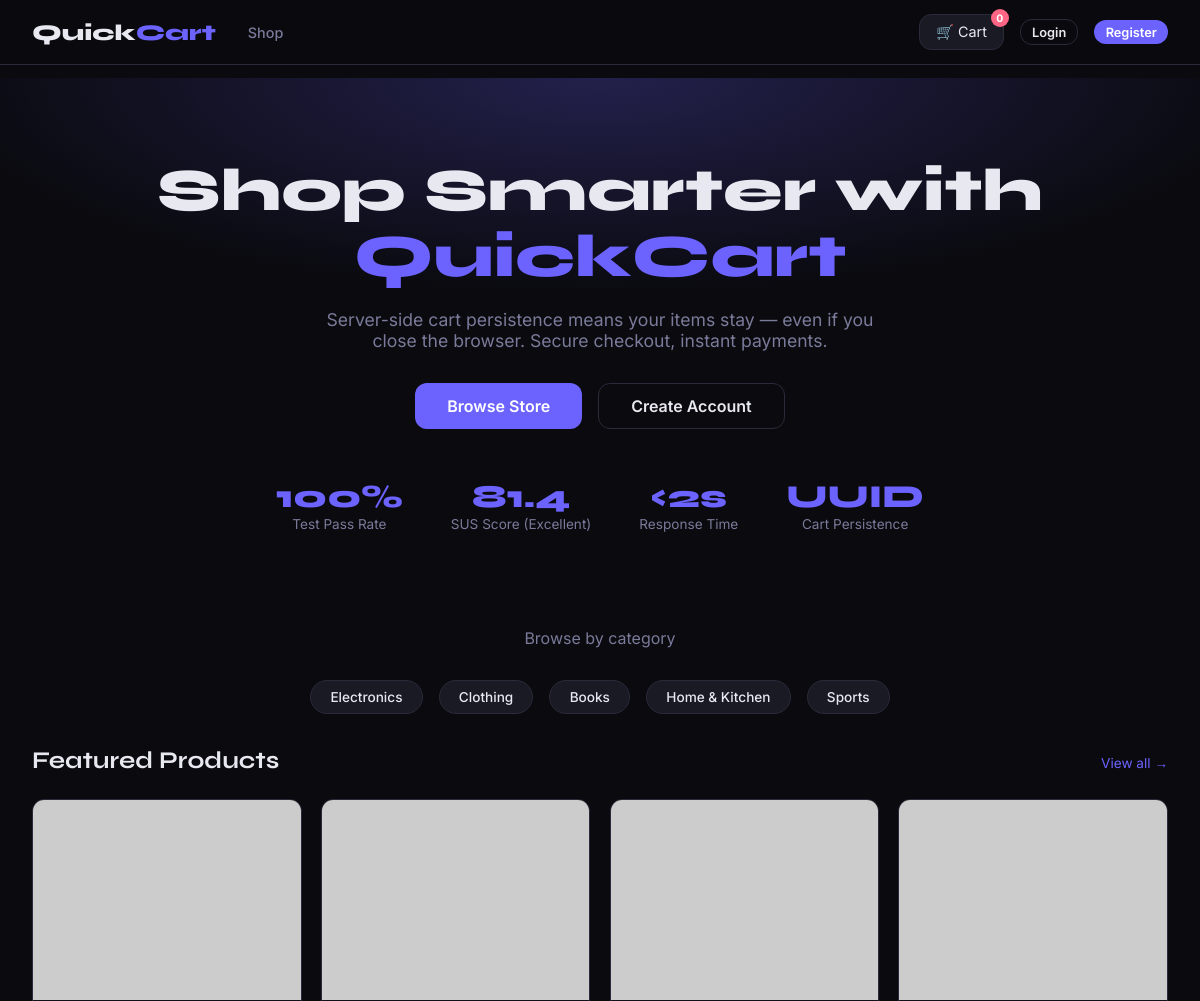
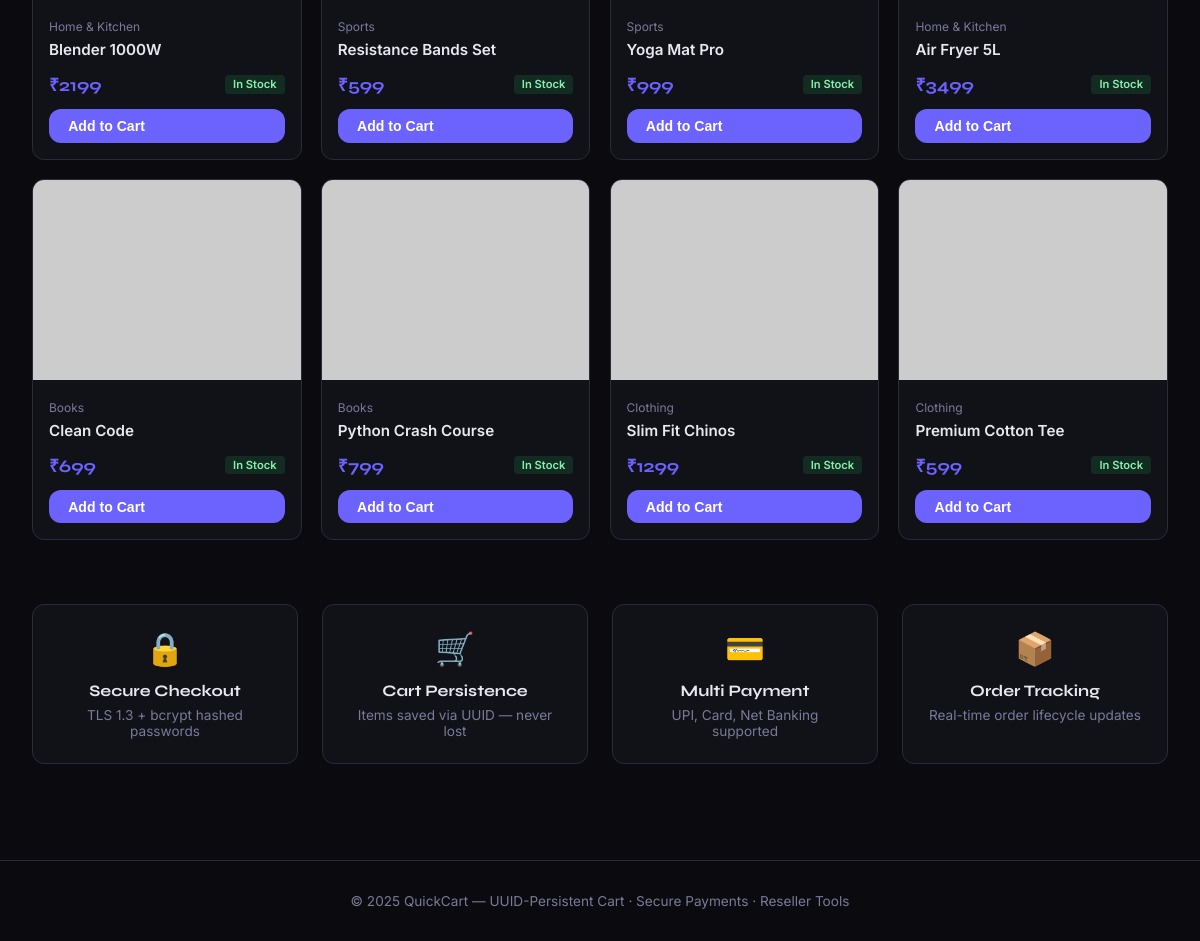
The page / on the database its author committed (2 pictures, top to bottom).
### app.py (models this page shows, shortened)
class Category(db.Model):
    __tablename__ = 'categories'
    id          = db.Column(db.Integer, primary_key=True)
    name        = db.Column(db.String(80), unique=True, nullable=False)
    products    = db.relationship('Product', backref='cat', lazy=True)

class Product(db.Model):
    __tablename__ = 'products'
    id          = db.Column(db.Integer, primary_key=True)
    name        = db.Column(db.String(200), nullable=False)
    description = db.Column(db.Text)
    price       = db.Column(db.Float, nullable=False)
    stock       = db.Column(db.Integer, default=0)
    category_id = db.Column(db.Integer, db.ForeignKey('categories.id'))
    image_url   = db.Column(db.String(300), default='')   # kept for legacy / URL fallback
    sku         = db.Column(db.String(80), unique=True)
    created_at  = db.Column(db.DateTime, default=datetime.utcnow)
    is_active   = db.Column(db.Boolean, default=True)
    images      = db.relationship('ProductImage', backref='product',
                                  lazy=True, cascade='all, delete-orphan',
                                  order_by='ProductImage.sort_order')

### app.py (the view)
@app.route('/')
def index():
    categories = Category.query.all()
    featured   = Product.query.filter_by(is_active=True).order_by(Product.id.desc()).limit(8).all()
    return render_template('index.html', categories=categories, featured=featured)

### templates/index.html (shortened to what this page needs)
{% extends "base.html" %}
{% block content %}
<div class="hero">
  <h1>Shop Smarter with<br><span>QuickCart</span></h1>
  <p>Server-side cart persistence means your items stay — even if you close the browser. Secure checkout, instant payments.</p>
  <div class="hero-btns">
    <a href="/shop" class="btn btn-primary" style="padding:.75rem 2rem; font-size:1rem;">Browse Store</a>
    {% if not current_user.is_authenticated %}
    <a href="/register" class="btn btn-outline" style="padding:.75rem 2rem; font-size:1rem;">Create Account</a>
    {% endif %}
  </div>
  <div class="stats">
    <div class="stat-item"><div class="num">100%</div><div class="lbl">Test Pass Rate</div></div>
    <div class="stat-item"><div class="num">81.4</div><div class="lbl">SUS Score (Excellent)</div></div>
    <div class="stat-item"><div class="num">&lt;2s</div><div class="lbl">Response Time</div></div>
    <div class="stat-item"><div class="num">UUID</div><div class="lbl">Cart Persistence</div></div>
  </div>
</div>
<div class="container">
  <div style="text-align:center; margin-bottom: 2rem;">
    <p style="color:var(--muted); margin-bottom:1rem;">Browse by category</p>
    <div class="cat-grid">
      {% for cat in categories %}
        <a href="/shop?cat={{ cat.id }}" class="cat-chip">{{ cat.name }}</a>
      {% endfor %}
    </div>
  </div>
  <div class="section-header">
    <h2>Featured Products</h2>
    <a href="/shop">View all →</a>
  </div>
  <div class="product-grid">
    {% for p in featured %}
    <div class="product-card">
      <a href="/product/{{ p.id }}">
        <img src="{{ p.image_url or 'https://placehold.co/300x200/1a1a24/7a7a9a?text=No+Image' }}" alt="{{ p.name }}">
      </a>
      <div class="product-card-body">
        <div class="category">{{ p.cat.name if p.cat else '' }}</div>
        <h3><a href="/product/{{ p.id }}" style="color:var(--text); text-decoration:none;">{{ p.name }}</a></h3>
        <div style="display:flex; align-items:center; justify-content:space-between; margin-top:.8rem;">
          <span class="price">₹{{ "%.0f"|format(p.price) }}</span>
          {% if p.stock > 10 %}<span class="stock-badge stock-ok">In Stock</span>
          {% elif p.stock > 0 %}<span class="stock-badge stock-low">Only {{ p.stock }} left</span>
          {% else %}<span class="stock-badge stock-out">Out of Stock</span>{% endif %}
        </div>
        {% if p.stock > 0 %}
        <button class="btn btn-primary" style="width:100%; margin-top:.8rem;" onclick="addToCart({{ p.id }})">Add to Cart</button>
        {% endif %}
      </div>
    </div>
    {% endfor %}
  </div>
  <div style="display:grid; grid-template-columns:repeat(auto-fit,minmax(200px,1fr)); gap:1.5rem; margin-top:4rem;">
    {% for icon, title, desc in [
      ('🔒','Secure Checkout','TLS 1.3 + bcrypt hashed passwords'),
      ('🛒','Cart Persistence','Items saved via UUID — never lost'),
      ('💳','Multi Payment','UPI, Card, Net Banking supported'),
      ('📦','Order Tracking','Real-time order lifecycle updates'),
    ] %}
    <div class="card" style="text-align:center;">
      <div style="font-size:2rem; margin-bottom:.8rem;">{{ icon }}</div>
      <h3 style="font-size:1rem; margin-bottom:.4rem;">{{ title }}</h3>
      <p style="color:var(--muted); font-size:.85rem;">{{ desc }}</p>
    </div>
    {% endfor %}
  </div>
</div>
{% endblock %}

### templates/base.html (shortened to what this page needs)
<!DOCTYPE html>
<html lang="en">
<head>
</head>
<body>
<nav>
  <div class="nav-inner">
    <a href="/" class="nav-brand">Quick<span>Cart</span></a>
    <div class="nav-links">
      <a href="/shop">Shop</a>
    </div>
    <div class="nav-right">
      <a href="/cart" class="cart-btn">
        🛒 Cart
        <span class="cart-badge" id="cart-badge">0</span>
      </a>
      {% if current_user.is_authenticated %}
        <span style="color:var(--muted); font-size:.85rem;">{{ current_user.name }}</span>
        <a href="/logout" class="btn btn-outline btn-sm">Logout</a>
        <a href="/orders" class="btn btn-outline btn-sm">Orders</a>
      {% else %}
        <a href="/login"    class="btn btn-outline btn-sm">Login</a>
        <a href="/register" class="btn btn-primary btn-sm">Register</a>
      {% endif %}
    </div>
  </div>
</nav>
<div class="alerts" style="padding-top:.8rem;">
</div>
{% block content %}{% endblock %}
<footer>
  <p>© 2025 QuickCart — UUID-Persistent Cart · Secure Payments · Reseller Tools</p>
</footer>
</body>
</html>

### templates/base.html (style rules this page uses)
:root { --bg: #0a0a0f; --bg2: #111118; --bg3: #1a1a24; --border: #2a2a3a; --accent: #6c63ff; --accent2: #ff6584; --gold: #ffd700; --text: #e8e8f0; --muted: #7a7a9a; --success: #22c55e; --danger: #ef4444; --warning: #f59e0b; --radius: 12px; --shadow: 0 8px 32px rgba(0,0,0,.5); }
*, *::before, *::after { box-sizing: border-box; margin: 0; padding: 0; }
body { background: var(--bg); color: var(--text); font-family: 'Inter', sans-serif; min-height: 100vh; }
a { color: var(--accent); text-decoration: none; }
h1,h2,h3,h4 { font-family: 'Syne', sans-serif; }
nav { position: sticky; top: 0; z-index: 100; background: rgba(10,10,15,.92); backdrop-filter: blur(20px); border-bottom: 1px solid var(--border); padding: 0 2rem; }
.nav-inner { max-width: 1300px; margin: auto; display: flex; align-items: center; gap: 2rem; height: 64px; }
.nav-brand { font-family: 'Syne', sans-serif; font-weight: 800; font-size: 1.4rem; color: var(--text) !important; text-decoration: none !important; }
.nav-brand span { color: var(--accent); }
.nav-links { display: flex; gap: 1.5rem; align-items: center; }
.nav-links a { color: var(--muted); font-size: .9rem; font-weight: 500; transition: color .2s; text-decoration: none !important; }
.nav-right { margin-left: auto; display: flex; gap: 1rem; align-items: center; }
.cart-btn { position: relative; background: var(--bg3); border: 1px solid var(--border); color: var(--text); padding: .5rem 1rem; border-radius: var(--radius); font-size: .9rem; cursor: pointer; text-decoration: none !important; display: flex; align-items: center; gap: .5rem; }
.cart-badge { position: absolute; top: -6px; right: -6px; background: var(--accent2); color: #fff; border-radius: 50%; width: 18px; height: 18px; font-size: .65rem; font-weight: 700; display: flex; align-items: center; justify-content: center; }
.btn { display: inline-flex; align-items: center; gap: .4rem; padding: .55rem 1.2rem; border-radius: var(--radius); border: none; font-size: .88rem; font-weight: 600; cursor: pointer; transition: all .2s; text-decoration: none !important; }
.btn-primary { background: var(--accent); color: #fff; }
.btn-outline { background: transparent; border: 1px solid var(--border); color: var(--text); }
.btn-sm { padding: .3rem .7rem; font-size: .8rem; }
.container { max-width: 1300px; margin: auto; padding: 2rem; }
.card { background: var(--bg2); border: 1px solid var(--border); border-radius: var(--radius); padding: 1.5rem; }
.alerts { max-width: 1300px; margin: 0 auto; padding: 0 2rem; }
.product-grid { display: grid; grid-template-columns: repeat(auto-fill, minmax(220px, 1fr)); gap: 1.2rem; }
.product-card { background: var(--bg2); border: 1px solid var(--border); border-radius: var(--radius); overflow: hidden; transition: transform .2s, border-color .2s; }
.product-card img { width: 100%; height: 200px; object-fit: cover; }
.product-card-body { padding: 1rem; }
.product-card-body h3 { font-size: .95rem; margin-bottom: .4rem; font-family: 'Inter', sans-serif; font-weight: 600; }
.product-card-body .price { font-family: 'Syne', sans-serif; font-size: 1.1rem; font-weight: 700; color: var(--accent); }
.product-card-body .category { font-size: .75rem; color: var(--muted); margin-bottom: .4rem; }
.stock-badge { display: inline-block; font-size: .7rem; padding: .15rem .5rem; border-radius: 4px; font-weight: 600; }
.stock-ok { background: rgba(34,197,94,.15); color: #86efac; }
footer { border-top: 1px solid var(--border); padding: 2rem; text-align: center; color: var(--muted); font-size: .85rem; margin-top: 4rem; }

### rows shown on the page
Category: name "Electronics"
Category: name "Clothing"
Category: name "Books"
Category: name "Home & Kitchen"
Category: name "Sports"
Product: cat "Home & Kitchen", name "Blender 1000W", price "2199", stock "In Stock"
Product: cat "Sports", name "Resistance Bands Set", price "599", stock "In Stock"
Product: cat "Sports", name "Yoga Mat Pro", price "999", stock "In Stock", {{ p.id }} 10 (drawn)
Product: cat "Home & Kitchen", name "Air Fryer 5L", price "3499", stock "In Stock"
Product: cat "Books", name "Clean Code", price "699", stock "In Stock"
Product: cat "Books", name "Python Crash Course", price "799", stock "In Stock"
Product: cat "Clothing", name "Slim Fit Chinos", price "1299", stock "In Stock"
Product: cat "Clothing", name "Premium Cotton Tee", price "599", stock "In Stock"

### other values the page prints
{{ icon }} "🔒" "🛒" "💳" "📦"
{{ title }} "Secure Checkout" "Cart Persistence" "Multi Payment" "Order Tracking"
{{ desc }} "TLS 1.3 + bcrypt hashed passwords" "Items saved via UUID — never lost" "UPI, Card, Net Banking supported" "Real-time order lifecycle updates"
